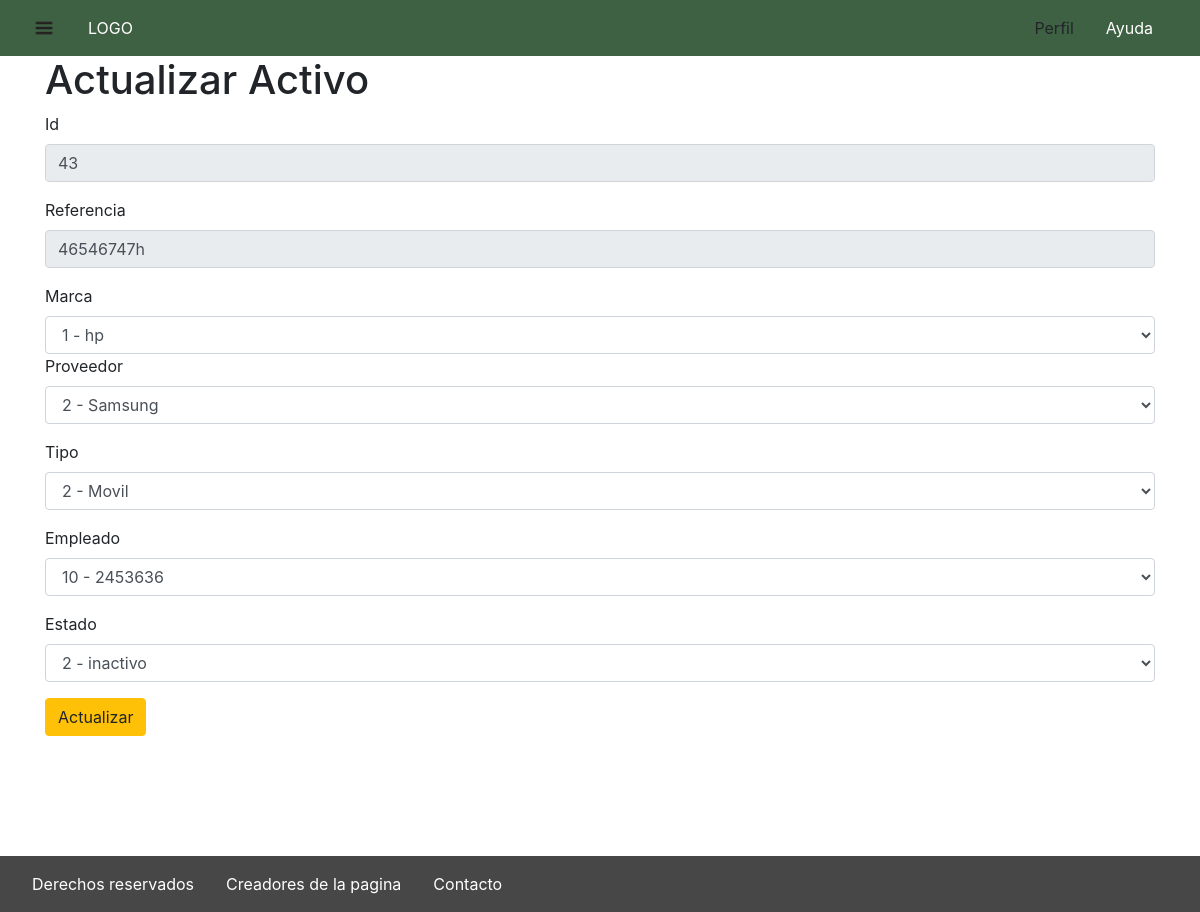
Page /index.php?cl=activos&me=actualizarActivo&Id=43 (signed in) on the committed database.
### tables this page shows
CREATE TABLE `activo` (
  `id_activo` int(11) NOT NULL,
  `referencia_activo` varchar(20) DEFAULT NULL,
  `id_marca` int(11) DEFAULT NULL,
  `id_proveedor` int(11) DEFAULT NULL,
  `id_tipo_activo` int(11) DEFAULT NULL,
  `id_empleado` int(11) DEFAULT NULL,
  `id_estado` int(11) DEFAULT NULL,
  `cantidad` int(11) DEFAULT 0
);

### lib/templates.php (called while the page is built)
<?php
include 'templates/header.php';
include 'templates/aside.php';
include 'templates/'.$this->view.'.php';
include 'templates/footer.php';
?>

### controller/activos.php (called while the page is built, shortened)
<?php
class activos extends Controller{
    function __construct()
    {
        $this->factoryModel=new factoryModel();
    }
    function actualizarActivo(){
        $this->title="Actualizar Activo";
        if ($_GET['Id']){
            $filtros=['id_activo'=>$_GET['Id']];
            $this->model->index_($filtros);
            $activo=$this->model->data;
            $this->model->select_($filtros);
            $activo_select=$this->model->data;
            $marca=$this->factoryModel->validateModel("marca");
            $marca->select_("");
            $proveedor=$this->factoryModel->validateModel("proveedor");
            $proveedor->select_("");
            $tipo_activo=$this->factoryModel->validateModel("tipo_activo");
            $tipo_activo->select_("");
            $empleado=$this->factoryModel->validateModel("empleado");
            $empleado->select_("");
            $estado=$this->factoryModel->validateModel("estado");
            $estado->select_("");
            $opciones=array(
                'marca'=>$marca->data,
                'proveedor'=>$proveedor->data,
                'tipo_activo'=>$tipo_activo->data,
                'empleado'=>$empleado->data,
                'estado'=>$estado->data
            );
            $datos=array(
                'datos'=>$activo,
                'datos_select'=>$activo_select,
                'opciones'=>$opciones
            );
        }
        include 'lib/templates.php';
    }
}
?>

### lib/controller.php (called while the page is built, shortened)
<?php
class Controller {
    public function __construct($model)
    {
        $this->model=new $model;
    }
}
?>

### lib/conn.php (called while the page is built, shortened)
<?php
class conn extends constantes{
    protected $dbo;
    function __construct()
    {
        try {
            $this->dsn = "mysql:host=" . $this->HOST_LOCAL . ";dbname=" . $this->DBNAME;
            $options = array(
                PDO::ATTR_ERRMODE => PDO::ERRMODE_EXCEPTION,
                PDO::ATTR_DEFAULT_FETCH_MODE => PDO::FETCH_ASSOC,
                PDO::ATTR_PERSISTENT=>true
            );
            $this->dbo = new PDO($this->dsn, $this->USER_LOCAL, $this->PASSWORD_LOCAL, $options);
        } catch (PDOException $e) {
            $this->messageError = $e->getMessage();
            ob_start();
            include "templates/error.php";
            $this->vistaError = ob_get_clean();
        }
    }
    public function prepararSentencia($sqlquery, $filtros)
    {
        try {
            $this->stmt = $this->dbo->prepare($sqlquery);
            if ($filtros) {
                foreach ($filtros as $key => $value) {
                    if (!empty($value)) {
                        if (is_numeric($value)) {
                            $this->stmt->bindValue(':' . $key, $value, PDO::PARAM_INT);
                            continue;
                        }
                    }
                }
            }
            $this->stmt->execute();
        } catch (PDOException $e) {
            $this->messageError = $e->getMessage();
            ob_start();
            include "templates/error.php";
            $this->vistaError = ob_get_clean();
        }
    }
}

### lib/model.php (called while the page is built, shortened)
<?php
class model extends conn implements iadministracion{
public function select($query,$filtros){
    $formatear=new formatearConsulta();
        $query.=$formatear->select($filtros);
        $this->prepararSentencia($query,$filtros);
         if($this->stmt){
            $this->data=$this->stmt->fetchAll();
        }
}
}
?>

### model/activos.php (called while the page is built, shortened)
<?php
class activo_m extends model {
    public function select_($filtros){
        $query="SELECT id_activo as 'Id', referencia_activo as 'Referencia',m.nombre_marca as 'Marca',p.nombreContacto_proveedor as 'Contacto de Proveedor',ta.nombre_tipo_activo as 'Tipo',e.documento_empleado as 'Empleado',es.nombre_estado as 'Estado',cantidad as 'Cantidad' FROM activo a";
        $query.=" LEFT JOIN marca m ON m.id_marca=a.id_marca";
        $query.=" LEFT JOIN proveedor p ON p.id_proveedor=a.id_proveedor";
        $query.=" LEFT JOIN tipo_activo ta ON ta.id_tipo_activo=a.id_tipo_activo";
        $query.=" LEFT JOIN empleado e ON e.id_empleado=a.id_empleado";
        $query.=" LEFT JOIN estado es ON es.id_estado=a.id_estado";
        $this->select($query,$filtros);
        }
        public function index_($filtros){
            $query="SELECT * FROM activo a";
        $this->select($query,$filtros);
        }
}
?>

### lib/factoryModel.php (called while the page is built, shortened)
<?php
class factoryModel{
    function validateModel($model):model
    {
        switch ($model) {
            case 'tipo_activo':
                return new tipo_activo_m;
                break;
            case 'proveedor':
                return new proveedor_m;
                break;
            case 'marca':
                return new marca_m;
                break;
            case 'empleado':
                return new empleado_m;
                break;
            case 'estado':
                return new estad_m;
                break;
        }
    }
}
?>

### model/marca.php (called while the page is built, shortened)
<?php
    class marca_m extends model{
        function select_($filtros){
            $query="SELECT id_marca	 as 'Id', codigo_marca as 'Codigo',nombre_marca as 'Nombre' FROM marca ";
            $this->select($query,$filtros);
        }
    }
?>

### model/proveedor.php (called while the page is built, shortened)
<?php
    class proveedor_m extends model{
        function select_($filtros){
            $query="SELECT id_proveedor as 'Id',	codigo_proveedor as 'Codigo',	nombreContacto_proveedor as 'Nombre de Contacto',	correo_proveedor as 'Correo',	telefono_proveedor  as 'Telefono' FROM proveedor ";
            $this->select($query,$filtros);
        }
    }
?>

### model/tipo_activo.php (called while the page is built, shortened)
<?php
class tipo_activo_m extends model{
    function select_($filtros){
        $query="SELECT id_tipo_activo as 'Id',code_tipo_activo as 'Codigo',	nombre_tipo_activo  as 'Nombre' FROM tipo_activo";
        $this->select($query,$filtros);
        }
}
?>

### model/empleado.php (called while the page is built, shortened)
<?php
class empleado_m extends model{
    public function select_($filtros){
        $query=" SELECT  id_empleado as 'Id', documento_empleado as 'Documento',telefono_empleado as 'Telefono',correo_empleado as 'Correo',nombre_departamento as 'Departamento'";
        $query.=" FROM empleado E LEFT JOIN departamento D ON E.id_departamento=D.id_departamento";
        $this->select($query,$filtros);
        }
}
?>

### model/estado.php (called while the page is built, shortened)
<?php
class estad_m extends model {
    public function select_($filtros){
        $query="SELECT id_estado as 'Id', nombre_estado as 'Nombre' from estado";
        $this->select($query,$filtros);
        }
}
?>

### templates/actualizarActivo.php (the view, shortened to what this page needs)
<div class="container">
    <h1><?php echo isset($this->title) ? $this->title : "" ?></h1>
    <form action="?cl=activos&me=confirmarActualizacion" method="POST">
        <div class="form-group">
        <label for="id_activo">Id</label>
        <input class="form-control" type="text" name="id_activo_where"  value=<?=$datos['datos'][0]['id_activo']?> required disabled>
        </div>
        <div class="form-group">
        <label for="referencia_activo">Referencia</label>
        <input class="form-control" type="text" name="referencia_activo_where" value=<?=$datos['datos'][0]['referencia_activo']?> required disabled>
    </div>
        <label for="id_marca">Marca</label>
        <select class="form-control" class="form-control" name="id_marca_set" id="">
        <option value=<?=$datos['datos'][0]['id_marca']?>><?=$datos['datos'][0]['id_marca']?> - <?=$datos['datos_select'][0]['Marca']?></option>
        </select>
    <div class="form-group">
    <label for="id_proveedor">Proveedor</label>
        <select class="form-control" name="id_proveedor_set" id="">
    <option value=<?=$datos['datos'][0]['id_proveedor']?>><?=$datos['datos'][0]['id_proveedor']?> - <?=$datos['datos_select'][0]['Contacto de Proveedor']?></option>
    </select>
    </div>
    <div class="form-group">
    <label for="id_tipo_activo">Tipo</label>
    <select class="form-control" name="id_tipo_activo_set" id="">
        <option value=<?=$datos['datos'][0]['id_tipo_activo']?>><?=$datos['datos'][0]['id_tipo_activo']?> - <?=$datos['datos_select'][0]['Tipo']?></option>
         </select>
    </div>
        <div class="form-group">
        <label for="id_empleado">Empleado</label>
         <select class="form-control" name="id_empleado_set" id="">
        <option value=<?=$datos['datos'][0]['id_empleado']?>><?=$datos['datos'][0]['id_empleado']?> - <?=$datos['datos_select'][0]['Empleado']?></option>
        </select>
        </div>
        <div class="form-group">
        <label for="id_estado">Estado</label>
        <select class="form-control" name="id_estado_set" id="">
        <option value=<?=$datos['datos'][0]['id_estado']?>><?=$datos['datos'][0]['id_estado']?> - <?=$datos['datos_select'][0]['Estado']?></option>
        </select>
        </div>
        <button name="ActualizarActivo" class="btn btn-warning" type="submit">Actualizar</button>
    </form>
</div>
</section>
</div>

### rows in the picture
activo: id_activo_where "43", referencia_activo_where "46546747h", id_marca_set "1 - hp", id_proveedor_set "2 - Samsung", id_tipo_activo_set "2 - Movil", id_empleado_set "10 - 2453636", id_estado_set "2 - inactivo"

### other values in the picture
$this->title "Actualizar Activo"
